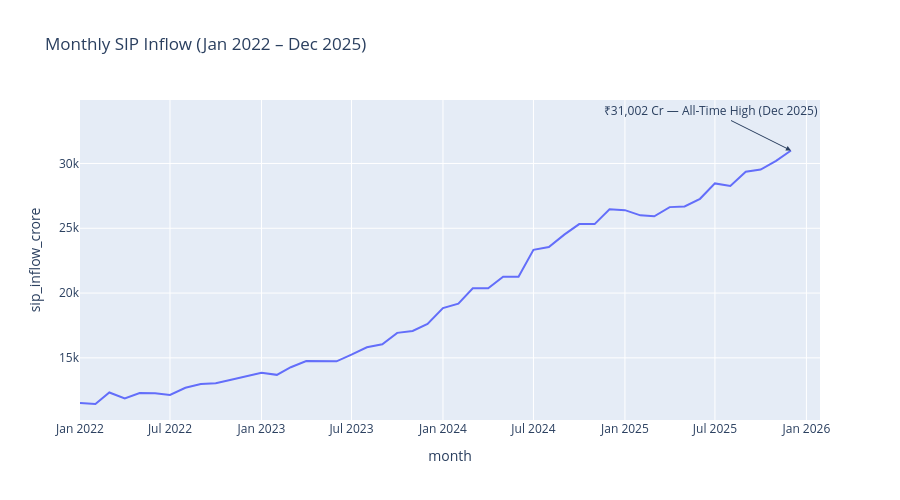

This figure's notebook cell:
### Code cell
sip["month"] = pd.to_datetime(sip["month"])

fig = px.line(
    sip.sort_values("month"),
    x="month",
    y="sip_inflow_crore",
    title="Monthly SIP Inflow (Jan 2022 – Dec 2025)"
)

peak_date = sip["month"].max()
peak_value = sip["sip_inflow_crore"].max()

fig.add_annotation(
    x=peak_date.strftime("%Y-%m-%d"),
    y=peak_value,
    text="₹31,002 Cr — All-Time High (Dec 2025)",
    showarrow=True,
    arrowhead=2,
    ax=-80,
    ay=-40
)

fig.update_layout(height=500)
fig.show()
fig.write_image("../reports/charts/03_sip_inflow_trend.png")

### Figure 1 — Plotly figure (JSON) as saved in the notebook; plotly's stock layout.template omitted (floating-point values rounded to 4 significant figures)
{"data": [{"hovertemplate": "month=%{x}<br>sip_inflow_crore=%{y}<extra></extra>", "legendgroup": "", "line": {"color": "#636efa", "dash": "solid"}, "marker": {"symbol": "circle"}, "mode": "lines", "name": "", "orientation": "v", "showlegend": false, "type": "scatter", "x": ["2022-01-01T00:00:00", "2022-02-01T00:00:00", "2022-03-01T00:00:00", "2022-04-01T00:00:00", "2022-05-01T00:00:00", "2022-06-01T00:00:00", "2022-07-01T00:00:00", "2022-08-01T00:00:00", "2022-09-01T00:00:00", "2022-10-01T00:00:00", "2022-11-01T00:00:00", "2022-12-01T00:00:00", "2023-01-01T00:00:00", "2023-02-01T00:00:00", "2023-03-01T00:00:00", "2023-04-01T00:00:00", "2023-05-01T00:00:00", "2023-06-01T00:00:00", "2023-07-01T00:00:00", "2023-08-01T00:00:00", "2023-09-01T00:00:00", "2023-10-01T00:00:00", "2023-11-01T00:00:00", "2023-12-01T00:00:00", "2024-01-01T00:00:00", "2024-02-01T00:00:00", "2024-03-01T00:00:00", "2024-04-01T00:00:00", "2024-05-01T00:00:00", "2024-06-01T00:00:00", "2024-07-01T00:00:00", "2024-08-01T00:00:00", "2024-09-01T00:00:00", "2024-10-01T00:00:00", "2024-11-01T00:00:00", "2024-12-01T00:00:00", "2025-01-01T00:00:00", "2025-02-01T00:00:00", "2025-03-01T00:00:00", "2025-04-01T00:00:00", "2025-05-01T00:00:00", "2025-06-01T00:00:00", "2025-07-01T00:00:00", "2025-08-01T00:00:00", "2025-09-01T00:00:00", "2025-10-01T00:00:00", "2025-11-01T00:00:00", "2025-12-01T00:00:00"], "xaxis": "x", "y": [11517, 11438, 12328, 11863, 12286, 12276, 12140, 12694, 12976, 13040, 13306, 13573, 13856, 13687, 14276, 14749, 14749, 14734, 15245, 15814, 16042, 16928, 17073, 17610, 18838, 19187, 20371, 20371, 21262, 21262, 23332, 23547, 24509, 25323, 25320, 26459, 26400, 25999, 25926, 26632, 26688, 27274, 28464, 28265, 29361, 29529, 30200, 31002], "yaxis": "y"}], "layout": {"annotations": [{"arrowhead": 2, "ax": -80, "ay": -40, "showarrow": true, "text": "₹31,002 Cr — All-Time High (Dec 2025)", "x": "2025-12-01", "y": 31002}], "height": 500, "legend": {"tracegroupgap": 0}, "title": {"text": "Monthly SIP Inflow (Jan 2022 – Dec 2025)"}, "xaxis": {"anchor": "y", "domain": [0.0, 1.0], "title": {"text": "month"}}, "yaxis": {"anchor": "x", "domain": [0.0, 1.0], "title": {"text": "sip_inflow_crore"}}}}
